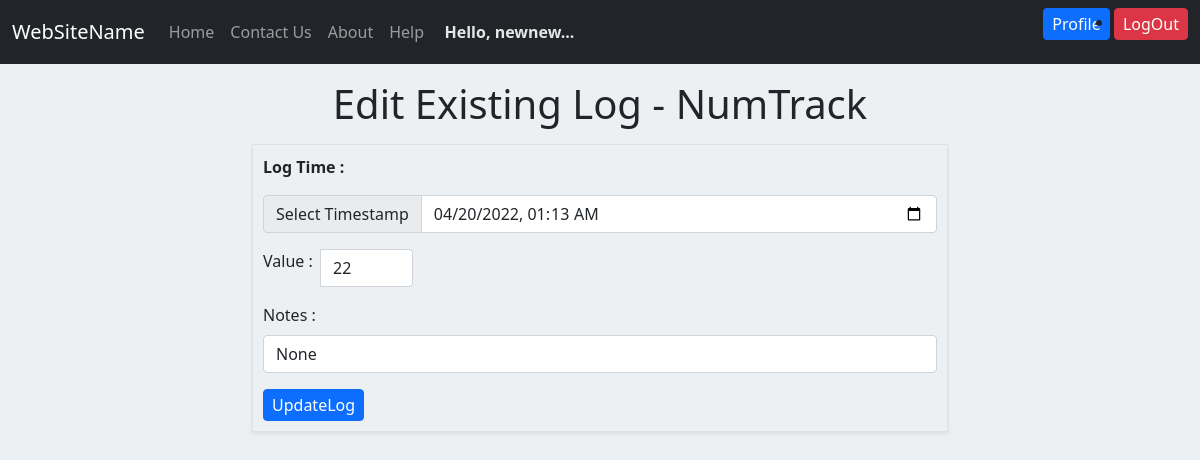
Page /log/67/update (signed in) on the committed database.
### application/models.py (models this page shows)
class Tracker(db.Model):
    __tablename__ = 'tracker'
    tracker_id = db.Column(db.Integer, autoincrement=True, primary_key=True)
    user_id = db.Column(db.Integer, db.ForeignKey("user.user_id"))
    tracker_name = db.Column(db.String, nullable=False)
    description = db.Column(db.String)
    track_type = db.Column(db.String, nullable=False)
    settings = db.Column(db.String)

class TrackerLog(db.Model):
    __tablename__ = 'tracker_log'
    log_id = db.Column(db.Integer, autoincrement=True, primary_key=True)
    tracker_id = db.Column(db.Integer, db.ForeignKey("tracker.tracker_id"), nullable=False)
    user_id = db.Column(db.Integer, db.ForeignKey("user.user_id"), nullable=False)
    timestamp = db.Column(db.String, nullable=False)
    value = db.Column(db.String, nullable=False)
    note = db.Column(db.String)

### application/controllers.py (the view)
    def inner(*args, **kwargs):
        try:
            user_id = session['user_id']
            username = session['username']
            fname = session['user_fname']
        except:
            return redirect('/login')
        return func(*args, **kwargs)

### application/controllers.py (called while the page is built)
def myLoginReq(func):
    def inner(*args, **kwargs):
        try:
            user_id = session['user_id']
            username = session['username']
            fname = session['user_fname']
        except:
            return redirect('/login')
        return func(*args, **kwargs)
    inner.__name__ = func.__name__
    return inner

### templates/updateLogEntry.html (shortened to what this page needs)
{% extends "base.html" %}
{% block content %}
    <div class="mt-3 mb-3">
        <h1 class="makecenter">Edit Existing Log - {{trackerdata["tracker_name"]}}</h1>
    </div>
    <div class=" border formborder shadow-sm">
        <form action="/log/{{logdata['log_id']}}/update" method="POST" id="update-log-form">
            <div><p><b> Log Time : </b></p></div>
            <div class="input-group mb-3">
                <span class="input-group-text"> Select Timestamp </span>
                <input type="datetime-local" class="form-control" id="timestamp" name="timestamp"
                        value="{{dt[:10]+'T'+dt[11:16]}}" min="2020-01-01T01:30" min="2099-12-30T23:55" required>
            </div>
            {% if trackerdata['track_type']=='Numerical' %}
                <div class="input-group mb-3" style="width:150px;">
                    <label for="logvalue" class="form-label">Value : &nbsp; </label>
                    <input type="number" class="form-control" id="logvalue" name="logvalue" step=".1" value="{{logdata['value']}}" required>
                </div>
            {% endif %}
            <div class="mb-3">
                <label for="notes" class="form-label">Notes : </label>
                <input class="form-control" id="notes" name="notes" value="{{logdata['note']}}">
            </div>
            <div>
                <input class="btn btn-primary" type="submit" value="UpdateLog">
            </div>
        </form>
    </div>
{% endblock %}

### static/style.css (style rules this page uses)
body { background: #ecf0f3; }
.makecenter { align-items: center; text-align: center; }
.btn { max-height: 35px; text-align: center; padding: 3px 8px; }
.formborder { padding: 10px; }

### rows in the picture
Tracker: tracker_name "NumTrack"
TrackerLog: timestamp "04/20/2022 01:13", logvalue "22", notes "None"

### other values in the picture
{{ userdata["fname"] }} "newnew"
